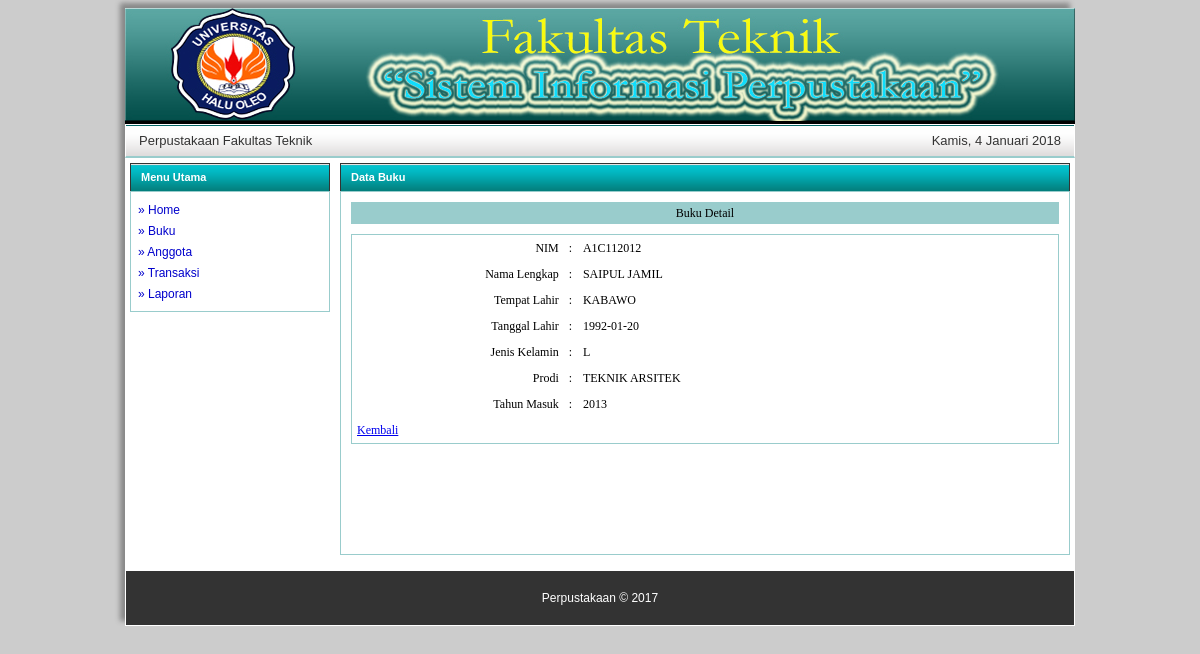
Page /admin/index.php?page=anggota_detil&nim=A1C112012 on the committed database.
### tables this page shows
CREATE TABLE IF NOT EXISTS `tbl_anggota` (
  `id_anggota` int(11) NOT NULL AUTO_INCREMENT,
  `nim` varchar(50) NOT NULL,
  `nama` varchar(50) NOT NULL,
  `tempat_lahir` varchar(50) NOT NULL,
  `tgl_lahir` varchar(50) NOT NULL,
  `jk` varchar(50) NOT NULL,
  `prodi` varchar(50) NOT NULL,
  `thn_masuk` varchar(50) NOT NULL,
  PRIMARY KEY (`id_anggota`)
);

### admin/anggota_detil.php (the view)
   <?php include '../conn/koneksi.php'; ?>
<div id="menu-tengah">
   	<div id="bg_menu">Data Buku
   	</div>
   	<div id="content_menu">
       <div id="menu_header">
       	<table width="100%" height="100%" style="background-color:#9cc;">
           	<tr>
               	<td align="center">Buku Detail</td>
               </tr>
           </table>
   	</div>
  	    <div class="table_input">
  	      <table width="100%" height="80%" align="center" cellspacing="0" cellpadding="5">
		<?php
           $nim	= isset($_GET['nim']) ? $_GET['nim'] : "";
		$query=mysql_query("SELECT * FROM tbl_anggota WHERE nim='$nim'", $konek);
		$data=mysql_fetch_array($query);
		?>
           <tbody>
           	<tr>
               	<td width="30%" align="right">NIM</td>
                   <td width="2%">:</td>
                   <td><?php echo $data[1]; ?></td>
               </tr>
               <tr>
               	<td width="20%" align="right">Nama Lengkap</td>
                   <td>:</td>
                   <td><?php echo $data[2]; ?></td>
               </tr>
               <tr>
               	<td width="20%" align="right">Tempat Lahir</td>
                   <td>:</td>
                   <td><?php echo $data[3]; ?></td>
               </tr>
               <tr>
               	<td width="20%" align="right">Tanggal Lahir</td>
                   <td>:</td>
                   <td><?php echo $data[4]; ?></td>
               </tr>
               <tr>
               	<td width="20%" align="right">Jenis Kelamin</td>
                   <td>:</td>
                   <td><?php echo $data[5]; ?></td>
               </tr>
               <tr>
               	<td width="20%" align="right">Prodi</td>
                   <td>:</td>
                   <td><?php echo $data[6]; ?></td>
               </tr>
               <tr>
               	<td width="20%" align="right">Tahun Masuk</td>
                   <td>:</td>
                   <td><?php echo $data[7]; ?></td>
               </tr>
               <tr>
                   <td><a href="?page=anggota">Kembali</td>
               </tr>
           </tbody>
         </table>
	      </div>
  	  </div>
   </div>

### images/style.css (style rules this page uses)
body { background-color: #CCC; font-family:Tahoma, Geneva, sans-serif; font-size: 14px; }
#menu-tengah { margin:5px; width:730px; float:left; }
#bg_menu { background-color: #ccc; background-image:url(../images/menu-biru.gif); border:1px solid #333; border-bottom:0px; padding:7px; padding-left:10px; color:#ffffff; font-weight:bold; font-size:11px; height:13px; }
#content_menu { background-color: #FFF; border: 1px solid #9CC; line-height: 16px; padding: 3px; margin-bottom: 10px; font-size:14px; padding:10px; }
#menu_header { font-size:12px; font-family:Georgia, "Times New Roman", Times, serif; border-collapse: collapse; overflow: hidden; margin-bottom:10px; }
.table_input { background-color:#FFF; font-size:12px; font-family:Georgia, "Times New Roman", Times, serif; border-collapse: collapse; border: 1px solid #9cc; overflow: hidden; margin-bottom:100px; }

### rows in the picture
tbl_anggota: nim "A1C112012", nama "SAIPUL JAMIL", tempat_lahir "KABAWO", tgl_lahir "1992-01-20", jk "L", prodi "TEKNIK ARSITEK", thn_masuk "2013"
